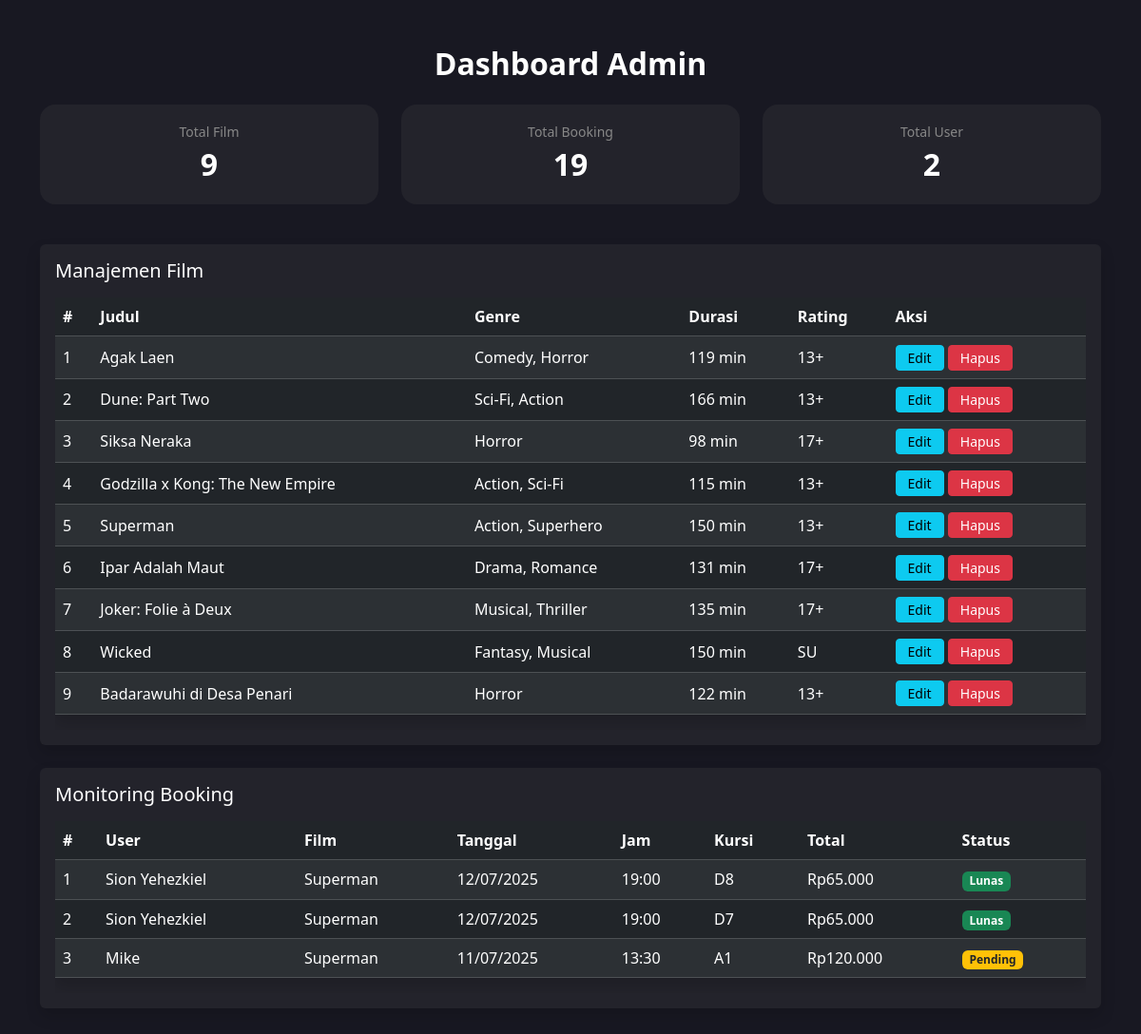
Screenshot of /admin/dashboard (signed in) with the database file from the repository.
### tables this page shows
CREATE TABLE `movies` (
  `id` int(11) NOT NULL,
  `title` varchar(100) NOT NULL,
  `synopsis` text DEFAULT NULL,
  `poster` varchar(255) DEFAULT NULL,
  `genre` varchar(50) DEFAULT NULL,
  `duration` int(11) DEFAULT NULL,
  `rating` varchar(10) DEFAULT NULL,
  `release_date` date DEFAULT NULL
);

CREATE TABLE `bookings` (
  `id` int(11) NOT NULL,
  `user_id` int(11) DEFAULT NULL,
  `schedule_id` int(11) DEFAULT NULL,
  `total` decimal(10,2) DEFAULT NULL,
  `payment_status` enum('pending','paid','cancelled') DEFAULT 'pending',
  `booking_date` datetime DEFAULT current_timestamp()
);

CREATE TABLE `users` (
  `id` int(11) NOT NULL,
  `name` varchar(100) NOT NULL,
  `email` varchar(100) NOT NULL,
  `password` varchar(255) NOT NULL,
  `role` enum('user','admin') DEFAULT 'user'
);

CREATE TABLE `schedules` (
  `id` int(11) NOT NULL,
  `movie_id` int(11) DEFAULT NULL,
  `tanggal` date DEFAULT NULL,
  `jam` time DEFAULT NULL,
  `studio` varchar(50) DEFAULT NULL,
  `harga` decimal(10,2) DEFAULT NULL
);

### controllers/AdminController.php (called while the page is built, shortened)
<?php
class AdminController {
    private $pdo;
    public function __construct($pdo) { $this->pdo = $pdo; }
    public function dashboard() {
        $total_movies = $this->pdo->query("SELECT COUNT(*) FROM movies")->fetchColumn();
        $total_booking = $this->pdo->query("SELECT COUNT(*) FROM bookings")->fetchColumn();
        $total_user = $this->pdo->query("SELECT COUNT(*) FROM users WHERE role='user'")->fetchColumn();
        $stats = [
        'total_movies' => $total_movies,
        'total_booking' => $total_booking,
        'total_user' => $total_user
        ];
        $movies = $this->pdo->query("SELECT * FROM movies")->fetchAll(PDO::FETCH_ASSOC);
        $bookings = $this->pdo->query("
            SELECT b.*, u.name as user_name, m.title as film, s.tanggal, s.jam,
                GROUP_CONCAT(seat.seat_number ORDER BY seat.seat_number) as kursi
            FROM bookings b
            JOIN users u ON b.user_id = u.id
            JOIN schedules s ON b.schedule_id = s.id
            JOIN movies m ON s.movie_id = m.id
            JOIN booking_seats bs ON b.id = bs.booking_id
            JOIN seats seat ON bs.seat_id = seat.id
            GROUP BY b.id
            ORDER BY b.id DESC
        ")->fetchAll(PDO::FETCH_ASSOC);
        include __DIR__.'/../views/admin_dashboard.php';
    }
}

### views/admin_dashboard.php (the view, shortened to what this page needs)
<!DOCTYPE html>
<html lang="id">
<head>
  <link href="https://cdn.jsdelivr.net/npm/bootstrap@5.3.2/dist/css/bootstrap.min.css" rel="stylesheet">
</head>
<body>
<div class="container py-5">
  <h2 class="fw-bold mb-4 text-center">Dashboard Admin</h2>
  <div class="row mb-4">
    <div class="col-md-4">
      <div class="stat-card text-center">
        <div class="stat-label">Total Film</div>
        <div class="stat-value"><?= isset($stats['total_movies']) ? $stats['total_movies'] : 0 ?></div>
      </div>
    </div>
    <div class="col-md-4">
      <div class="stat-card text-center">
        <div class="stat-label">Total Booking</div>
        <div class="stat-value"><?= isset($stats['total_booking']) ? $stats['total_booking'] : 0 ?></div>
      </div>
    </div>
    <div class="col-md-4">
      <div class="stat-card text-center">
        <div class="stat-label">Total User</div>
        <div class="stat-value"><?= isset($stats['total_user']) ? $stats['total_user'] : 0 ?></div>
      </div>
    </div>
  </div>
  <div class="card mb-4 shadow">
    <div class="card-body">
      <h5 class="mb-3">Manajemen Film</h5>
      <div class="table-responsive">
        <table class="table table-dark table-striped align-middle rounded shadow">
          <thead>
            <tr>
              <th>#</th>
              <th>Judul</th>
              <th>Genre</th>
              <th>Durasi</th>
              <th>Rating</th>
              <th>Aksi</th>
            </tr>
          </thead>
          <tbody>
          <?php if (empty($movies)): ?>
            <tr><td colspan="6" class="text-center text-secondary">Belum ada film.</td></tr>
          <?php else: foreach ($movies as $i => $film): ?>
            <tr>
              <td><?= $i+1 ?></td>
              <td><?= htmlspecialchars($film['title']) ?></td>
              <td><?= htmlspecialchars($film['genre']) ?></td>
              <td><?= htmlspecialchars($film['duration']) ?> min</td>
              <td><?= htmlspecialchars($film['rating']) ?></td>
              <td>
                <a href="#" class="btn btn-sm btn-info btn-action">Edit</a>
                <a href="#" class="btn btn-sm btn-danger btn-action">Hapus</a>
              </td>
            </tr>
          <?php endforeach; endif; ?>
          </tbody>
        </table>
      </div>
    </div>
  </div>
  <div class="card mb-4 shadow">
    <div class="card-body">
      <h5 class="mb-3">Monitoring Booking</h5>
      <div class="table-responsive">
        <table class="table table-dark table-striped align-middle rounded shadow">
          <thead>
            <tr>
              <th>#</th>
              <th>User</th>
              <th>Film</th>
              <th>Tanggal</th>
              <th>Jam</th>
              <th>Kursi</th>
              <th>Total</th>
              <th>Status</th>
            </tr>
          </thead>
          <tbody>
          <?php if (empty($bookings)): ?>
            <tr><td colspan="8" class="text-center text-secondary">Belum ada booking.</td></tr>
          <?php else: foreach ($bookings as $i => $b): ?>
            <tr>
              <td><?= $i+1 ?></td>
              <td><?= htmlspecialchars($b['user_name']) ?></td>
              <td><?= htmlspecialchars($b['film']) ?></td>
              <td><?= date('d/m/Y', strtotime($b['tanggal'])) ?></td>
              <td><?= substr($b['jam'], 0, 5) ?></td>
              <td><?= htmlspecialchars($b['kursi']) ?></td>
              <td>Rp<?= number_format($b['total'], 0, ',', '.') ?></td>
              <td>
                <?php if ($b['payment_status'] == 'paid'): ?>
                  <span class="badge bg-success">Lunas</span>
                <?php else: ?>
                  <span class="badge bg-warning text-dark">Pending</span>
                <?php endif; ?>
              </td>
            </tr>
          <?php endforeach; endif; ?>
          </tbody>
        </table>
      </div>
    </div>
  </div>
</div>
</body>
</html>

### views/admin_dashboard.php (style rules this page uses)
body { background: #181822; color: #fff; }
.card { background: #23232b; border: none; color: #fff; }
.table-dark tr th, .table-dark tr td { vertical-align:middle; }
.stat-card { background: #23232b; border-radius: 16px; padding: 18px 24px; margin-bottom: 18px; }
.stat-label { color: #888; font-size: 14px; }
.stat-value { font-size: 2rem; font-weight: 700; }
.btn-action { padding: 2px 12px; font-size: 14px; }

### rows the page displays
movies: title "Agak Laen", genre "Comedy, Horror", duration "119", rating "13+"
movies: title "Dune: Part Two", genre "Sci-Fi, Action", duration "166", rating "13+"
movies: title "Siksa Neraka", genre "Horror", duration "98", rating "17+"
movies: title "Godzilla x Kong: The New Empire", genre "Action, Sci-Fi", duration "115", rating "13+"
movies: title "Superman", genre "Action, Superhero", duration "150", rating "13+"
movies: title "Ipar Adalah Maut", genre "Drama, Romance", duration "131", rating "17+"
movies: title "Joker: Folie à Deux", genre "Musical, Thriller", duration "135", rating "17+"
movies: title "Wicked", genre "Fantasy, Musical", duration "150", rating "SU"
movies: title "Badarawuhi di Desa Penari", genre "Horror", duration "122", rating "13+"
bookings: user.name "Sion Yehezkiel", movies.title "Superman", schedule.tanggal "12/07/2025", schedule.jam "19:00", kursi "D8", total "65.000", payment_status "Lunas"
bookings: user.name "Sion Yehezkiel", movies.title "Superman", schedule.tanggal "12/07/2025", schedule.jam "19:00", kursi "D7", total "65.000", payment_status "Lunas"
bookings: user.name "Mike", movies.title "Superman", schedule.tanggal "11/07/2025", schedule.jam "13:30", kursi "A1", total "120.000", payment_status "Pending"

### other values shown
$stats['total_movies'] "9"
$stats['total_booking'] "19"
$stats['total_user'] "2"
